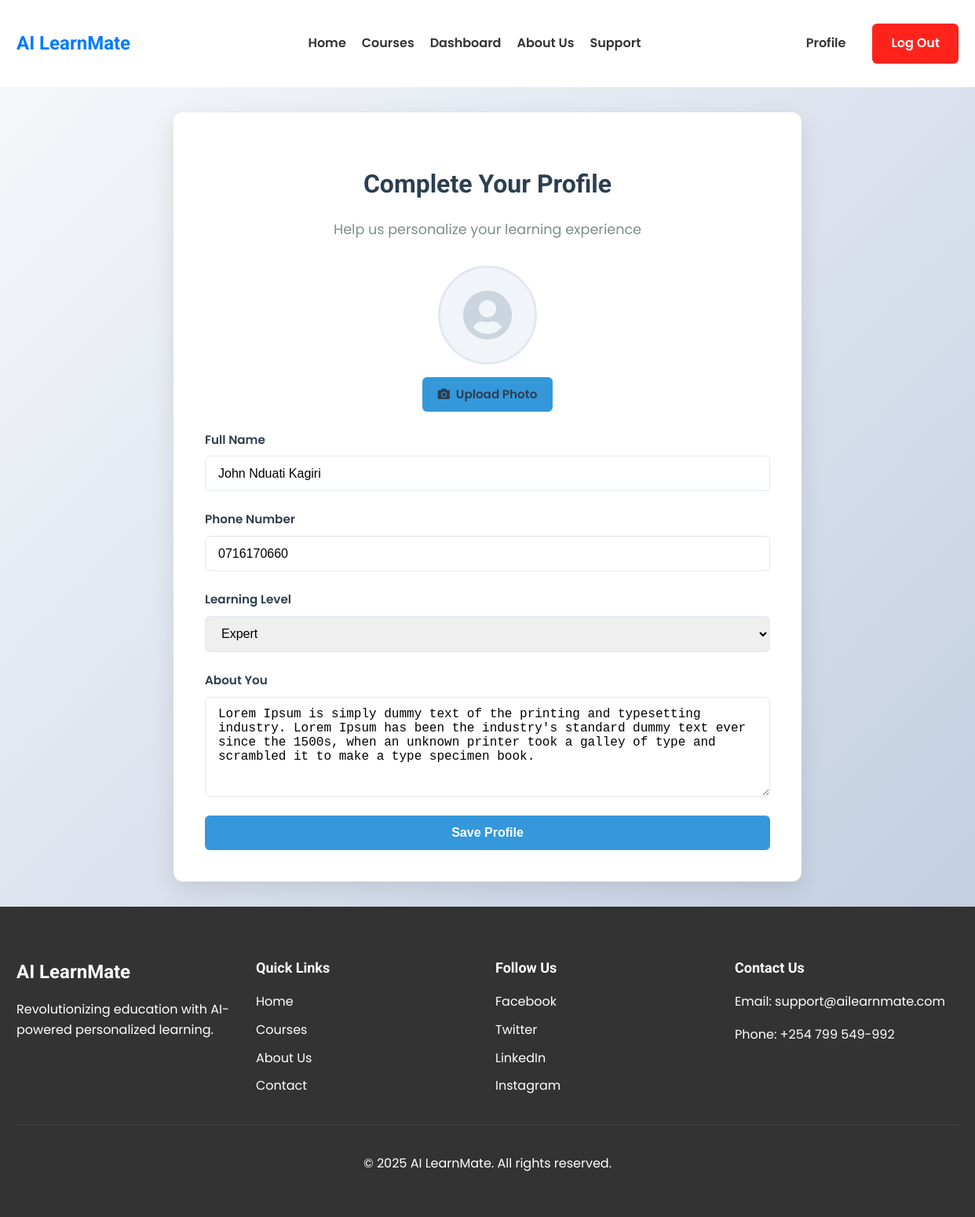
The page /accounts/profile/ (signed in) on the database its author committed.
### users/models.py (models this page shows, shortened)
class Profile(models.Model):
    user = models.OneToOneField(User, on_delete=models.CASCADE, related_name='profile')
    full_name = models.CharField(max_length=100, blank=True)
    phone_number = models.CharField(max_length=20, blank=True)
    about = models.TextField(blank=True)
    user_image = models.ImageField(upload_to='userimages', blank=True)
    learning_level = models.CharField(max_length=50, null=True, blank=True)
    progress_percentage = models.FloatField(default=0.0)
    date_joined = models.DateTimeField(auto_now_add=True)

### users/views.py (the view, shortened to what this page needs)
# urls.py: path('profile/', views.profile, name='profile'),
@csrf_exempt
def profile(request):
    if not request.user.is_authenticated:
        messages.error(request, 'Please log in to access your profile')
        return redirect('usersapp:login')
    try:
        user_profile = Profile.objects.get(user=request.user)
    except Profile.DoesNotExist:
        user_profile = None
    context = {
        'profile': user_profile,
        'learning_levels': ['Beginner', 'Intermediate', 'Advanced', 'Expert']
    }
    return render(request, 'users/profile.html', context=context)

### templates/users/profile.html (shortened to what this page needs)
{% extends 'base.html' %}
{% load static %}
{% block extra_css %}
<link rel="stylesheet" href="{% static 'styles/profile.css' %}">
{% endblock %}
{% block content %}
<section class="profile-section">
    <div class="container">
        <div class="profile-card">
            <h1 class="profile-title">Complete Your Profile</h1>
            <p class="profile-subtitle">Help us personalize your learning experience</p>
            <form id="profileForm" method="POST" enctype="multipart/form-data" class="profile-form">
                <div class="form-group profile-picture-group">
                    <div class="profile-picture-container">
                        <div class="profile-picture-preview" id="profilePicturePreview">
                            {% if profile and profile.user_image %}
                            <img src="{{ profile.user_image.url }}" alt="Profile Picture">
                            {% else %}
                            <i class="fas fa-user-circle"></i>
                            {% endif %}
                        </div>
                        <label for="user_image" class="upload-btn">
                            <i class="fas fa-camera"></i> Upload Photo
                        </label>
                    </div>
                </div>
                <div class="form-group">
                    <label for="full_name">Full Name</label>
                    <input type="text" id="full_name" name="full_name"
                        value="{% if profile %}{{ profile.full_name }}{% endif %}" required>
                </div>
                <div class="form-group">
                    <label for="phone_number">Phone Number</label>
                    <input type="tel" id="phone_number" name="phone_number"
                        value="{% if profile %}{{ profile.phone_number }}{% endif %}">
                </div>
                <div class="form-group">
                    <label for="learning_level">Learning Level</label>
                    <select id="learning_level" name="learning_level" required>
                        {% for level in learning_levels %}
                        <option value="{{ level }}" {% if profile and profile.learning_level == level %}selected{% endif %}>
                            {{ level }}
                        </option>
                        {% endfor %}
                    </select>
                </div>
                <div class="form-group">
                    <label for="about">About You</label>
                    <textarea id="about" name="about" rows="4">{% if profile %}{{ profile.about }}{% endif %}</textarea>
                </div>
                <button type="submit" class="btn primary-btn">Save Profile</button>
            </form>
        </div>
    </div>
</section>
{% endblock %}

### static/styles/home.css (style rules this page uses)
body { font-family: 'Poppins', sans-serif; margin: 0; padding: 0; color: #333; line-height: 1.6; }
h1, h2, h3, h4 { font-family: 'Roboto', sans-serif; font-weight: 700; }
.container { width: 90%; max-width: 1200px; margin: 0 auto; }
.btn { display: inline-block; padding: 10px 20px; border-radius: 5px; font-weight: 600; text-align: center; transition: background 0.3s ease; }

### static/styles/course.css (style rules this page uses)
.container { max-width: 1200px; margin: 0 auto; padding: 0 1rem; }

### static/styles/progress.css (style rules this page uses)
.container { max-width: 1200px; margin: 0 auto; padding: 0 1.5rem; }
.btn { display: inline-block; padding: 0.5rem 1rem; border-radius: 0.375rem; font-weight: 500; text-align: center; transition: all 0.2s; }

### static/styles/assessments.css (style rules this page uses)
.container { max-width: 1200px; margin: 0 auto; padding: 0 1.5rem; }
.btn { display: inline-block; padding: 0.5rem 1rem; border-radius: 0.375rem; font-weight: 500; text-align: center; transition: all 0.2s; }

### static/styles/about_us.css (style rules this page uses)
.container { max-width: 1200px; margin: 0 auto; padding: 0 1.5rem; }

### static/styles/support.css (style rules this page uses)
.container { max-width: 1200px; margin: 0 auto; padding: 0 1.5rem; }
.btn { display: inline-block; padding: 0.6rem 1.2rem; border-radius: 6px; font-weight: 500; text-align: center; transition: all 0.2s; cursor: pointer; border: none; }

### static/styles/sign_up.css (style rules this page uses)
.container { width: 100%; max-width: 1200px; padding: 0 1rem; margin: 0 auto; }
.form-group { display: flex; flex-direction: column; gap: 0.5rem; }
.form-group label { font-weight: 600; color: #2c3e50; font-size: 0.95rem; }
.form-group input { padding: 0.8rem 1rem; border: 1px solid #e2e8f0; border-radius: 6px; font-size: 1rem; transition: all 0.3s ease; }
.btn { padding: 0.8rem 1.5rem; border-radius: 6px; font-weight: 600; font-size: 1rem; cursor: pointer; transition: all 0.3s ease; border: none; }
.primary-btn { background-color: #3498db; color: white; }

### static/styles/profile.css (style rules this page uses)
.profile-section { display: flex; justify-content: center; align-items: center; min-height: 100vh; background: linear-gradient(135deg, #f5f7fa 0%, #c3cfe2 100%); padding: 2rem 0; }
.profile-section .container { width: 100%; max-width: 800px; padding: 0 1rem; margin: 0 auto; }
.profile-card { background: white; border-radius: 12px; box-shadow: 0 10px 30px rgba(0, 0, 0, 0.1); padding: 2.5rem; margin: 0 auto; }
.profile-title { font-size: 2rem; color: #2c3e50; margin-bottom: 0.5rem; text-align: center; }
.profile-subtitle { color: #7f8c8d; text-align: center; margin-bottom: 2rem; font-size: 1.1rem; }
.profile-form { display: flex; flex-direction: column; gap: 1.5rem; }
.form-group { display: flex; flex-direction: column; gap: 0.5rem; }
.form-group label { font-weight: 600; color: #2c3e50; font-size: 0.95rem; }
.form-group input, .form-group select, .form-group textarea { padding: 0.8rem 1rem; border: 1px solid #e2e8f0; border-radius: 6px; font-size: 1rem; transition: all 0.3s ease; }
.form-group textarea { resize: vertical; min-height: 100px; }
.profile-picture-group { align-items: center; }
.profile-picture-container { display: flex; flex-direction: column; align-items: center; gap: 1rem; }
.profile-picture-preview { width: 120px; height: 120px; border-radius: 50%; background: #f1f5f9; display: flex; align-items: center; justify-content: center; overflow: hidden; border: 3px solid #e2e8f0; }
.profile-picture-preview i { font-size: 4rem; color: #cbd5e0; }
.upload-btn { padding: 0.6rem 1.2rem; background: #3498db; color: white; border-radius: 6px; font-weight: 500; cursor: pointer; transition: all 0.3s ease; display: inline-flex; align-items: center; gap: 0.5rem; }
.btn { padding: 0.8rem 1.5rem; border-radius: 6px; font-weight: 600; font-size: 1rem; cursor: pointer; transition: all 0.3s ease; border: none; }
.primary-btn { background-color: #3498db; color: white; }

### rows shown on the page
Profile: full_name "John Nduati Kagiri", phone_number "0716170660", learning_level "Expert", about "Lorem Ipsum is simply dummy text of the printing and typesetting industry. Lorem Ipsum has been the industry's standard dummy text ever since the 1500s, when an unknown printer took a galley of type and scrambled it to make a type specimen book."
